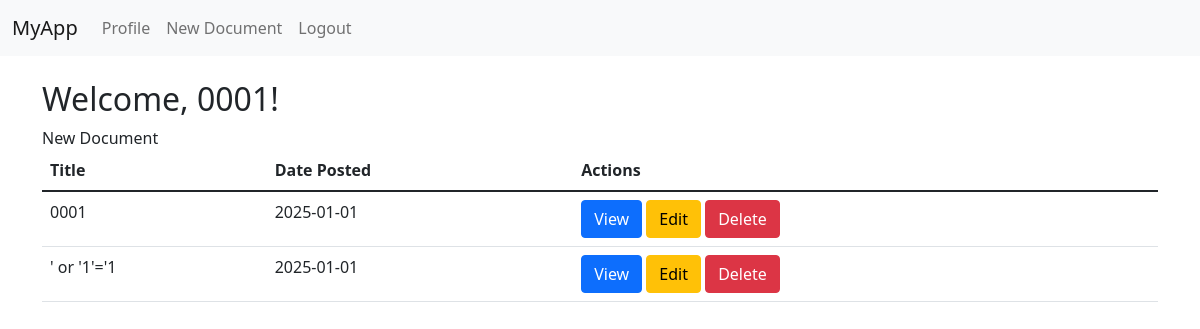
Screenshot of / (signed in) with the database file from the repository.
### models.py (models this page shows, shortened)
class User(db.Model):
    id = db.Column(db.Integer, primary_key=True)
    username = db.Column(db.String(150), unique=True, nullable=False)
    email = db.Column(db.String(120), unique=True, nullable=False)
    password = db.Column(db.String(60), nullable=False)
    documents = db.relationship('Document', backref='author', lazy=True)
    operations = db.relationship('UserOperation', backref='user', lazy=True)
    @property
    def is_authenticated(self):
        return True

class Document(db.Model):
    id = db.Column(db.Integer, primary_key=True)
    title = db.Column(db.String(200))#, nullable=False
    content = db.Column(db.Text) #,nullable=False
    date_posted = db.Column(db.DateTime, nullable=False, default=datetime.utcnow)
    user_id = db.Column(db.Integer, db.ForeignKey('user.id'), nullable=False)

### app.py (the view)
@app.route("/")
@login_required
def home():
    documents = Document.query.filter_by(user_id=current_user.id).all()
    return render_template('home.html', documents=documents)

### app.py (called while the page is built)
@login_manager.user_loader
def load_user(user_id):
    return User.query.get(int(user_id))

### templates/home.html (shortened to what this page needs)
{% extends "base.html" %}
{% block content %}
    <h2>Welcome, {{ current_user.username }}!</h2>
    New Document
    <table class="table">
        <thead>
            <tr>
                <th>Title</th>
                <th>Date Posted</th>
                <th>Actions</th>
            </tr>
        </thead>
        <tbody>
            {% for document in documents %}
                <tr>
                    <td>{{ document.title }}</td>
                    <td>{{ document.date_posted.strftime('%Y-%m-%d') }}</td>
                    <td>
                        <a href="{{ url_for('view_document', doc_id=document.id) }}" class="btn btn-primary">View</a>
                        <a href="{{ url_for('edit_document', doc_id=document.id) }}" class="btn btn-warning">Edit</a>
                        <form action="{{ url_for('delete_document', doc_id=document.id) }}" method="POST" style="display:inline;">
                            <button type="submit" class="btn btn-danger">Delete</button>
                        </form>
                    </td>
                </tr>
            {% endfor %}
        </tbody>
    </table>
{% endblock %}

### rows the page displays
User: username "0001"
Document: title "0001", date_posted "2025-01-01"
Document: title "' or '1'='1", date_posted "2025-01-01"
